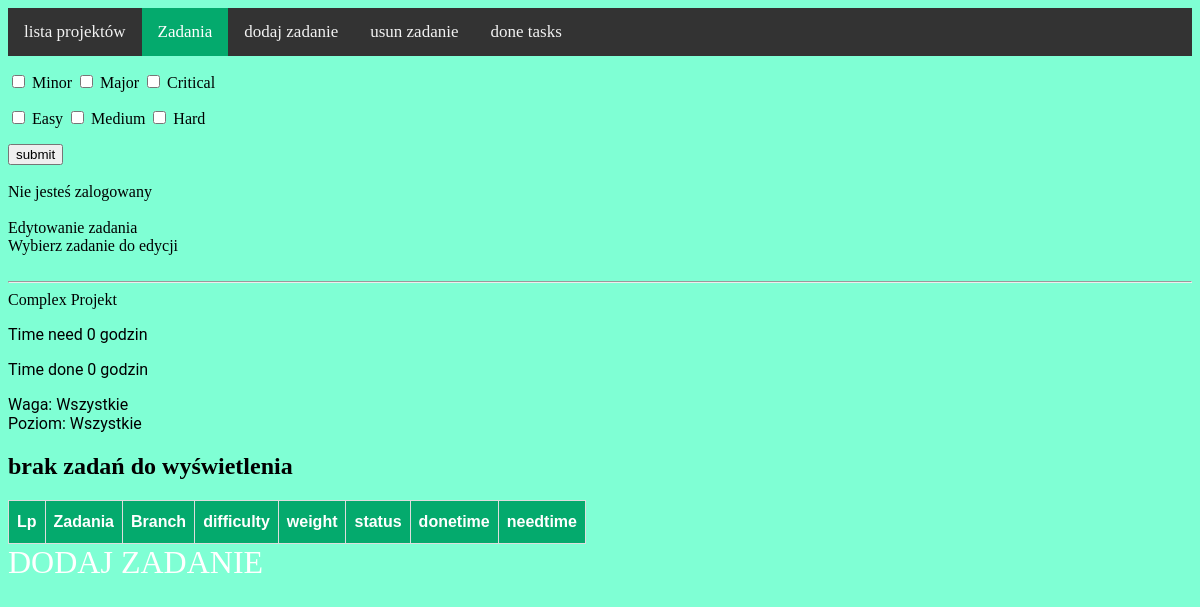
The page /management/zadania/1 on the database as committed earlier.
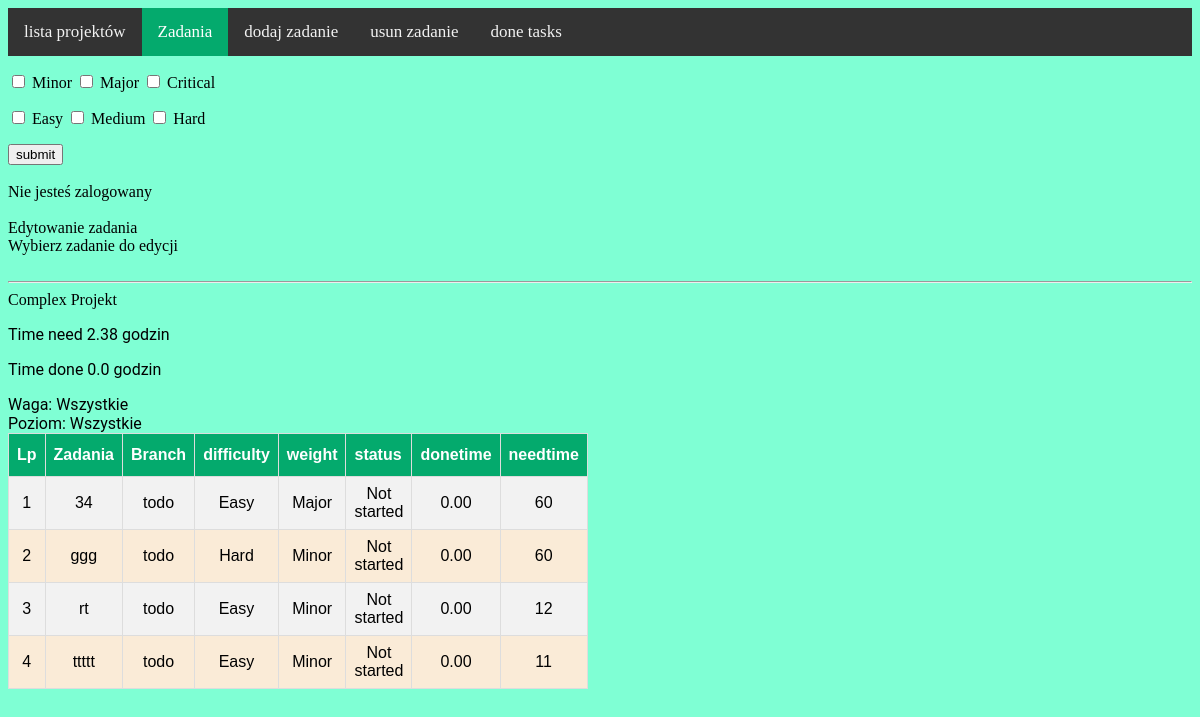
The same page on the database as committed later.
### management/models.py (models this page shows, shortened)
class Projects(models.Model):
    project = models.CharField(max_length=255, blank=True, unique=True)
    created = models.DateTimeField(auto_now_add=True)

class Task(models.Model):
    title = models.CharField(max_length=255, unique=True)
    task = models.TextField()
    branch = models.PositiveSmallIntegerField(choices=Branch.BRANCH, default=0)
    created = models.DateTimeField(auto_now_add=True)
    modified = models.DateTimeField(auto_now=True)
    timeneed = models.IntegerField()
    timedone = models.DecimalField(max_digits=6, decimal_places=2,default=0)
    weight = models.PositiveSmallIntegerField(choices=Weight.WEIGHT, default=0)
    level = models.PositiveSmallIntegerField(choices=Level.LEVEL, default=0)
    status = models.PositiveSmallIntegerField(choices=Status.STATUS, default=0)
    projekt = models.ForeignKey(Projects, on_delete=models.CASCADE, default=None)
    timeusing = models.IntegerField(blank=True, default=0)

### management/views.py (the view)
# urls.py: path('zadania/<int:projekt_id>', zadania, name="zadania"),
def zadania(request, projekt_id: int):
    poziom = "Wszystkie"
    waga = "Wszystkie"
    projekt = Projects.objects.filter(id=projekt_id)
    name_of_projekt = projekt[0].project
    zadania = Task.objects.all().filter(projekt=projekt_id, status__lt=2)
    lista = [zadania, waga, poziom]
    if request.method == 'POST':
        weight = request.POST.getlist('weight')
        level = request.POST.getlist('level')
        lista = (check_waga(projekt_id, weight, level))
    suma_need = zadania.aggregate(Sum('timeneed'))
    czasy = podliczenie_czasow(suma_need, projekt_id)
    contex = {"zadania": lista[0], "nr_projektu": projekt_id, "side": "show",
              "time_need": czasy[1], "time_done": czasy[0], "is_task": czasy[2],
              "nazwa_projektu": name_of_projekt, "waga": lista[1], "poziom": lista[2]}
    return render(request, "zadania.html", contex)

### templates/management/zadania.html (shortened to what this page needs)
{% extends 'base.html'%}
{% load static %}
{% load management_extras %}
{% block styles %}
<link href="{% static 'management/style.css' %}" rel="stylesheet">
{% endblock %}
{% block content %}
<div class="topnav">
  <a  href="{% url 'management:start' %}">lista projektów</a>
  {% if side == "delete" %}
    <a   href="{% url 'management:zadania' nr_projektu %}">Zadania</a>
    <a href="{% url 'management:add_task' nr_projektu%}">dodaj zadanie</a>
    <a class="active" href="{% url 'management:delete_task' nr_projektu %}">usun zadanie</a>
    <a href="{% url 'management:done_task' nr_projektu %}">done tasks</a>
  {% elif side == "show" %}
    <a  class="active" href="{% url 'management:zadania' nr_projektu %}">Zadania</a>
    <a href="{% url 'management:add_task' nr_projektu %}">dodaj zadanie</a>
    <a href="{% url 'management:delete_task' nr_projektu %}">usun zadanie</a>
    <a href="{% url 'management:done_task' nr_projektu %}">done tasks</a>
  {% else %}
    <a href="{% url 'management:zadania' nr_projektu %}">Zadania</a>
    <a href="{% url 'management:add_task' nr_projektu %}">dodaj zadanie</a>
    <a href="{% url 'management:delete_task' nr_projektu %}">usun zadanie</a>
    <a class="active"  href="{% url 'management:done_task' nr_projektu %}">done tasks</a>
  {% endif %}
</div>
<form action="" method="post">
    <div class="form_check">
        <p>
        <input type="checkbox" value="Minor" id="minor" name="weight">
        <label for="minor">Minor</label>
        <input type="checkbox" value="Major" id="major" name="weight">
        <label for="major">Major</label>
        <input type="checkbox" value="Critical" id="critical" name="weight">
        <label for="critical">Critical</label>
    </p>
    </div>
    <div class="form_check">
        <p>
        <input type="checkbox" value="Easy" id="easy" name="level">
        <label for="easy">Easy</label>
        <input type="checkbox" value="Medium" id="medium" name="level">
        <label for="medium">Medium</label>
        <input type="checkbox" value="Hard" id="hard" name="level">
        <label for="hard">Hard</label>
        </p>
</div>
    <button type="submit">submit</button>
</form>
<div>
    {% if user.is_authenticated %}
    <h1 class="display-4"> Zalogowany jako {{ user.username }}</h1>
{% else %}
        <br><div>Nie jesteś zalogowany </div><br>
{% endif %}
</div>
<div>
  {% if side == "delete" %}
    Usuwanie zadania <br> Wybierz zadanie do usuniecia
  {% elif side == "show" %}
    Edytowanie zadania <br> Wybierz zadanie do edycji
  {% else %}
    Zakończone zadania
  {% endif %}
  <br><br>
</div>
<hr>
<div class="nazwa-projektu">
  {{ nazwa_projektu }}<br>
</div>
<header>
  {% if side == "done" %}
    <p>Time need {{ suma_timeneed_done }} godzin</p>
    <p>Time done {{ suma_done_done }} godzin</p>
  {% else %}
    <p>Time need {{ time_need }} godzin</p>
    <p>Time done {{ time_done }} godzin</p>
  {% endif %}
Waga: {{ waga }}<br>
Poziom: {{ poziom }}
</header>
<table id="customers">
  <tr>
    <th class="lp">Lp</th>
    <th>Zadania</th>
    <th>Branch</th>
    <th>difficulty</th>
    <th>weight</th>
    <th>status</th>
    <th>donetime</th>
    <th>needtime</th>
  </tr>
  {% for zadanie in zadania %}
  <tr class="lp">
    <td class="lp">{{ forloop.counter }}</td>
      {% if side == "delete" %}
        <td><a href="{% url 'management:remove_task' zadanie.id nr_projektu %}">{{ zadanie.title }}</a></td>
      {% else %}
        <td><a href="{% url 'management:check_task' zadanie.id nr_projektu %}">{{ zadanie.title }}</a></td>
      {% endif %}
    <td>{{ zadanie.get_branch_display }}</td>
    <td>{{ zadanie.get_level_display }}</td>
    <td>{{ zadanie.get_weight_display }}</td>
    <td>{{ zadanie.get_status_display }}</td>
    <td>{{ zadanie.timedone }}</td>
    <td>{{ zadanie.timeneed }}</td>
  </tr>
    {% empty %}
    <h2>brak zadań do wyświetlenia</h2>
  {% endfor %}
</table>
<div class="informacja">
  {{ is_task }}
</div>
{% endblock %}

### templates/base.html (shortened to what this page needs)
<!DOCTYPE html>
{% load static %}
<html lang="pl">
<head>
    <link rel="stylesheet" href="https://maxcdn.bootstrapcdn.com/bootstrap/4.0.0/css/bootstQ1aoWXA+058RXPxPg6fy4IWvTNh0E263XmFcJlSAwiGgFAW/dAiS6JXm">
    {% block styles %} {% endblock %}
</head>
<body>
{% block content %}
{% endblock %}
</body>
</html>

### management/static/management/style.css (style rules this page uses)
body { background-color: aquamarine; }
#customers { font-family: Arial, Helvetica, sans-serif; border-collapse: collapse; width: 30%; background-color: antiquewhite; text-decoration: none; }
#customers td, #customers th { border: 1px solid #ddd; padding: 8px; }
#customers tr:nth-child(even) { background-color: #f2f2f2; }
#customers th { padding-top: 12px; padding-bottom: 12px; text-align: left; background-color: #04AA6D; color: white; }
.lp { text-align: center; }
.lp a:link { color: black; text-decoration: none; }
.topnav { background-color: #333; overflow: hidden; }
.topnav a { float: left; color: #f2f2f2; text-align: center; padding: 14px 16px; text-decoration: none; font-size: 17px; }
.topnav a.active { background-color: #04AA6D; color: white; }
header { color: black; font-family: "Roboto", "Lucida Grande", "DejaVu Sans", "Bitstream Vera Sans", Verdana, Arial, sans-serif; }

Rows that differ between the two databases and show on the page:
added Task: title "34", branch "todo", level "Easy", weight "Major", status "Not started", timedone "0.00", timeneed "60"
added Task: title "ggg", branch "todo", level "Hard", weight "Minor", status "Not started", timedone "0.00", timeneed "60"
added Task: title "rt", branch "todo", level "Easy", weight "Minor", status "Not started", timedone "0.00", timeneed "12"
added Task: title "ttttt", branch "todo", level "Easy", weight "Minor", status "Not started", timedone "0.00", timeneed "11"
Other text that changed with them:
{{ time_need }}: "0" → "2.38"
{{ time_done }}: "0" → "0.0"
{{ is_task }}: "DODAJ ZADANIE" → (not shown)
text no longer shown: "brak zadań do wyświetlenia"
